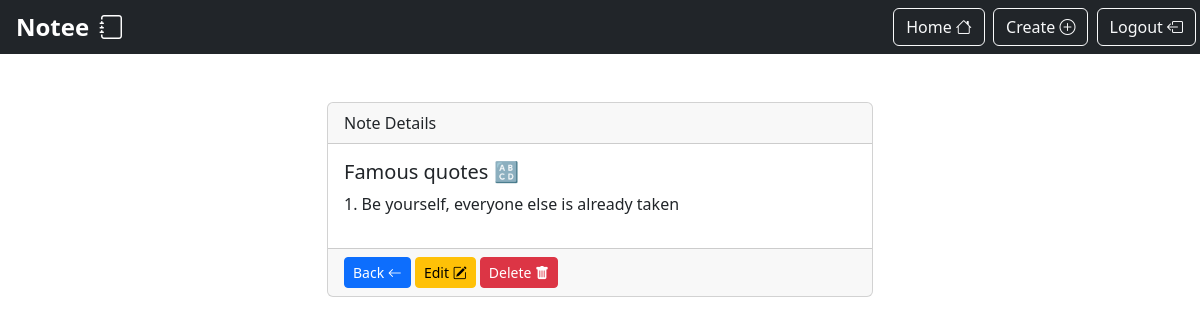
Screenshot of /smart/notes/14 (signed in) with the database file from the repository.
### notes/models.py (models this page shows)
class Notes(models.Model):
    title = models.CharField(max_length= 200)
    text = models.TextField(max_length = 5000)
    created = models.DateTimeField(auto_now_add=True)
    user = models.ForeignKey(User, on_delete=models.CASCADE, related_name="notes")

### notes/views.py (the view)
# urls.py: path('notes/<int:pk>', views.NotesDetailView.as_view(), name="notes.detail"),
class NotesDetailView(LoginRequiredMixin, DetailView):
    model = Notes
    context_object_name = "note"
    login_url = '/login'

### notes/templates/notes/notes_detail.html (shortened to what this page needs)
{% extends 'base.html' %}
{% load static %}
{% block content %}
<div class="row justify-content-center">
    <div class="col-md-6">
        <div class="card">
            <div class="card-header">
                Note Details
            </div>
            <div class="card-body">
                <h1 class="fs-5">{{note.title}}</h1>
                <p>{{note.text}}</p>
            </div>
            <div class="card-footer">
                <a href="{% url 'notes.list' %}" class="btn btn-sm btn-primary">Back <i class="bi bi-arrow-left"></i></a>
                <a href="{% url 'notes.update' pk=note.id %}" class="btn btn-sm btn-warning">Edit <i class="bi bi-pencil-square"></i> </a>
                <a href="{% url 'notes.delete' pk=note.id %}" class="btn btn-sm btn-danger">Delete <i class="bi bi-trash-fill"></i> </a>
            </div>
        </div>
    </div>
</div>
{% endblock %}

### rows the page displays
Notes: title "Famous quotes 🔠", text "1. Be yourself, everyone else is already taken"
